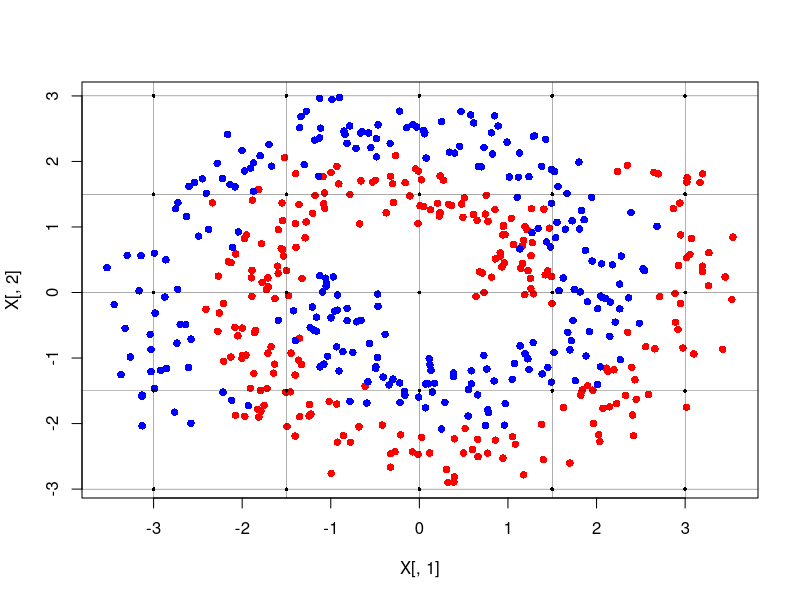
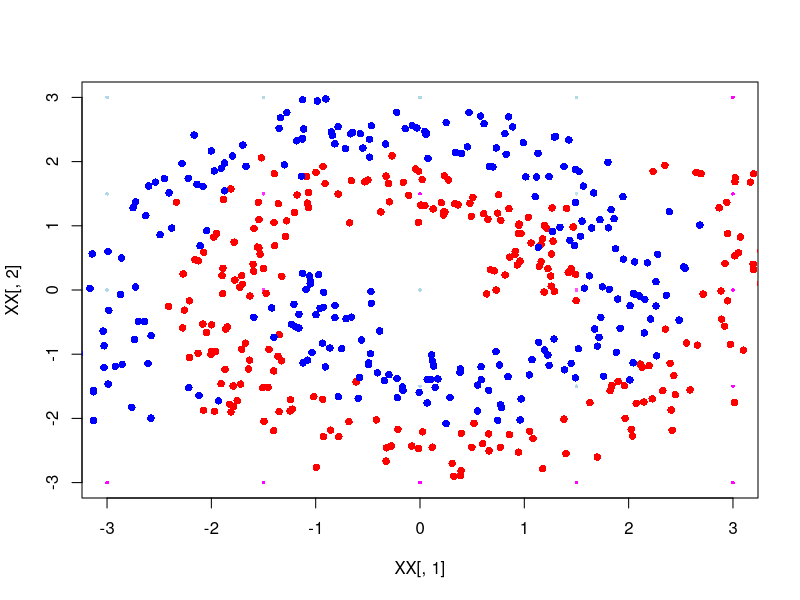
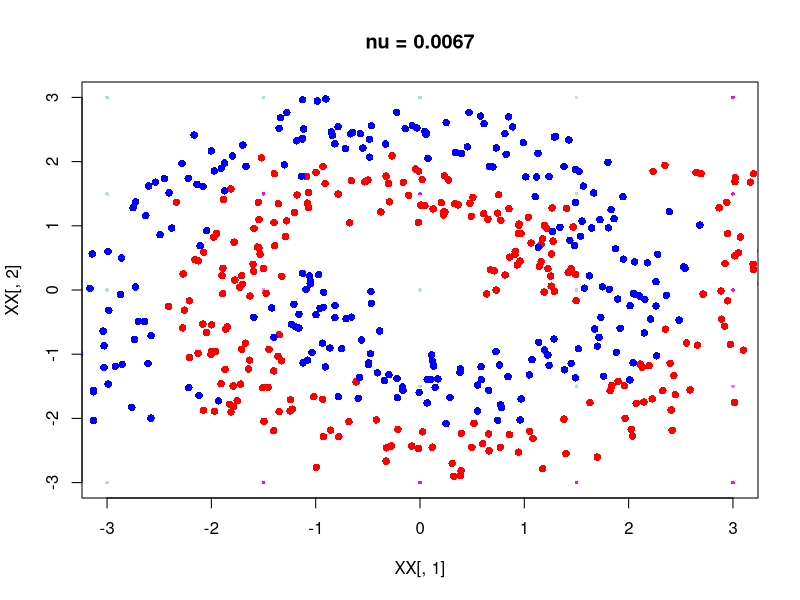
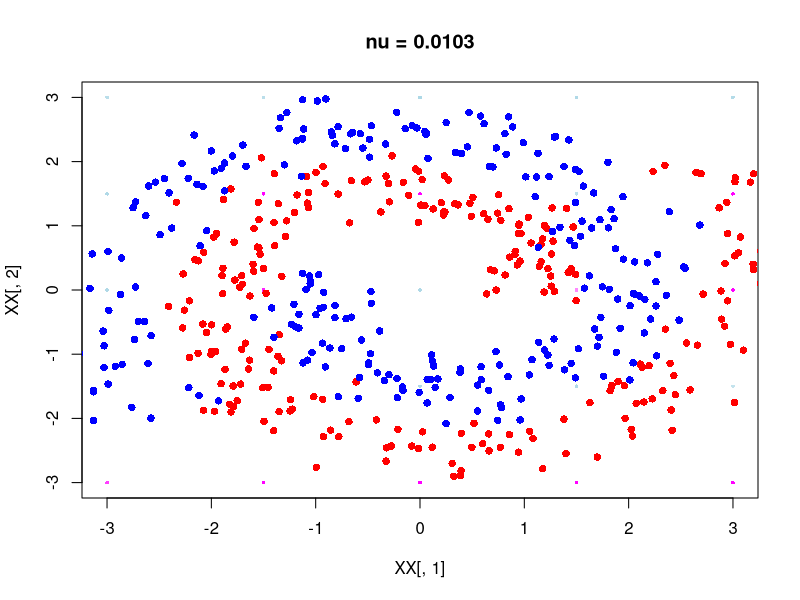
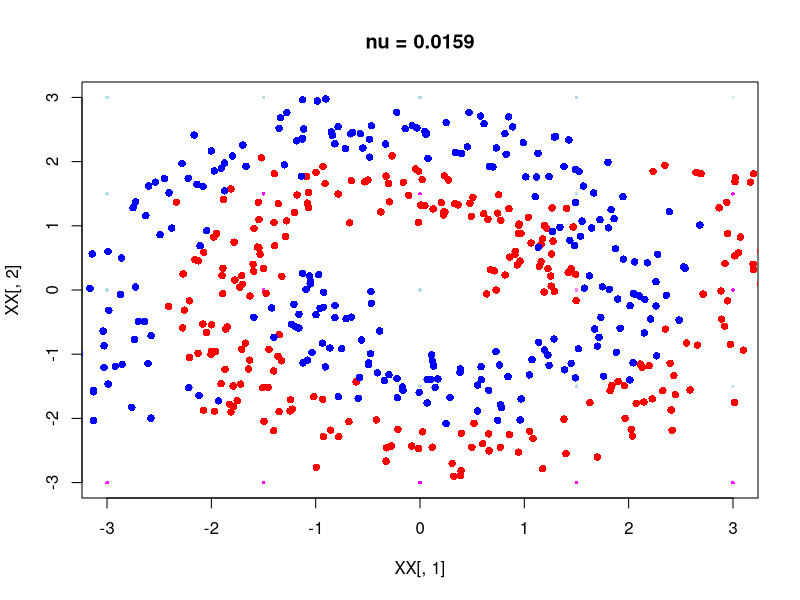
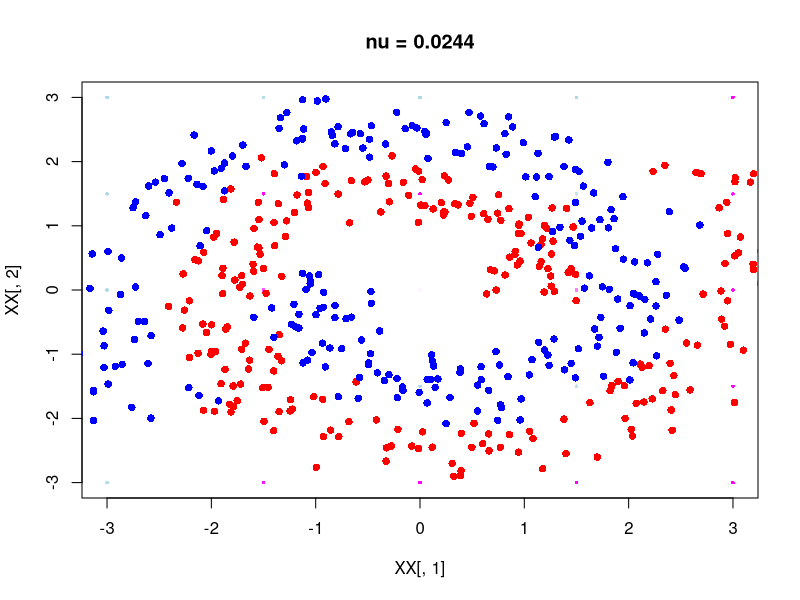
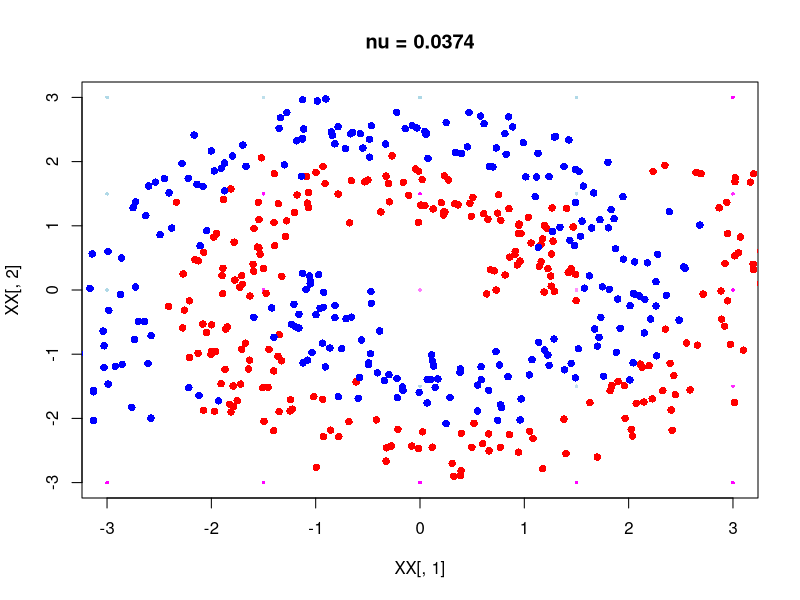
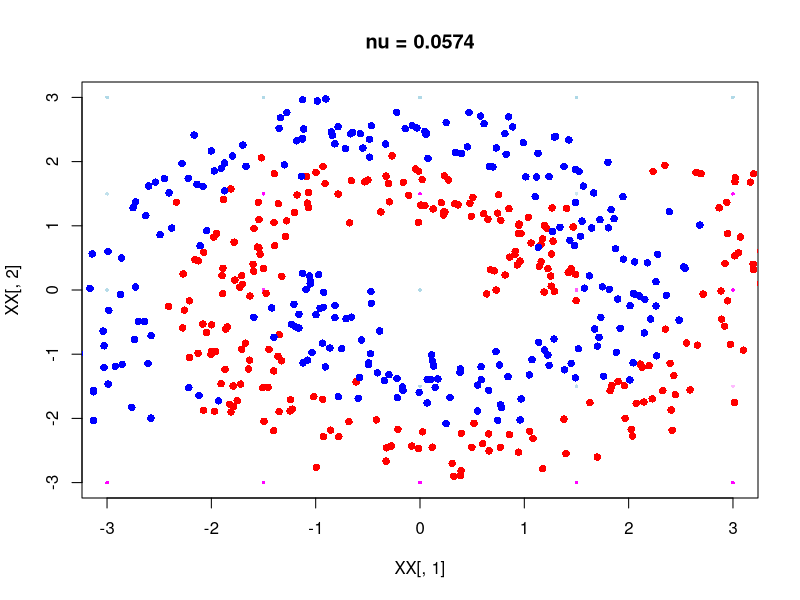

Source code (R) for these figures, in order:
rm(list = ls())
# A Function for creating continuous colour palette. I.e., colour gradient bins and
# associated colours:
library(colorspace)
color.gradient = function(x, colors=c('magenta','white','lightblue'), colsteps=50)
{
  colpal = colorRampPalette(colors)
  return( colpal(colsteps)[ findInterval(x, seq(min(x),max(x), length=colsteps)) ] )
}

# Read in the data and populate a design-matrix + response matrix:
dat = read.table('Spiral_Data_2022.txt',h = T)
X   = as.matrix(dat[,-3])
Y   = as.matrix((dat[,3]==1)*1) # Transform to 0 and 1. 

# Plot the data to see the pattern:
cols = c('red','blue')
plot(X[,2]~X[,1],col = cols[Y+1], pch = 16)


# Specify some appropriate activation functions:
# Hidden layers
sig1 = function(z)
{
  tanh(z) # trust me, bro. (See Lecture 7)
}

# Output layer
sig2 = function(z)
{
  1/(1+exp(-z))  # This one is determined by the data (response). 
}

# Write a function that evaluates a neural network. 
# Takes arguments:
# X     - Design matrix
# Y     - Response matrix
# theta - A vector of parameters
# m     - Number of nodes on the hidden layer
# nu    - A regularisation parameter 

neural_net = function(X,Y,theta,m,nu)
{
   # Infer dimensions:
   N = dim(X)[1]
   p = dim(X)[2]
   q = dim(Y)[2]
   
   d = c(p,m,q)

   # Populate weight and bias matrices:
   index = 1:(d[1]*d[2]) # This is d_0 x d_1 
   W1    = matrix(theta[index],d[1],d[2])     # W1 is a d_0 x d_1 matrix
   index = max(index)+1:(d[2]*d[3]) # This is NEXT d_1 x d_2 elements
   W2    = matrix(theta[index],d[2],d[3])    # W1 is a d_1 x d_2 matrix
   index = max(index)+1:d[2]
   b1    = matrix(theta[index],d[2],1)  # b1 is a d_1 x 1 column vector
   index = max(index)+1:d[3]
   b2    = matrix(theta[index],d[3],1)  # b2 is a d_2 x 1 column vector
   
   ones = matrix(1,N,1) # This is for repeating bias vectors N times
   # Evaluate the updating equation in matrix form
  
     A0 = t(X)
     A1 = sig1(t(W1)%*%A0+b1%*%t(ones))
     A2 = sig2(t(W2)%*%A1+b2%*%t(ones))
  
     Y_hat =  t(A2)
     error = rep(0,N)
     wh0   = which(Y==0)
     wh1   = which(Y==1)
     error[wh0]  = log(1-Y_hat[wh0])
     error[wh1]  = log(Y_hat[wh1])
     
     #error = (Y*log(Y_hat)+(1-Y)*log(1-Y_hat)) # C_i values
     
   # Evaluate an appropriate objective function and return some predictions:
   E1 = -sum(error) # C = sum(C_i) 
   E2 = E1/N+nu/N*(sum(W1^2)+sum(W2^2))
   # Return a list of relevant objects:
   return(list(A2 = A2,A1 = A1, E1 = E1, E2 = E2))
}

# Create an objective function and evaluate it at a random coordinate in the 
# parameter space:
nu  = 0
m   = 10

p     = dim(X)[2] 
q     = dim(Y)[2]
npars = p*m+m*q+m+q
theta_rand = runif(npars,-1,1)


nu = 0
obj_pen = function(pars)
{
  res_model = neural_net(X,Y,pars,m,nu)
  return(res_model$E2) # E2 is the penalised objective!!!
}
obj_pen(theta_rand)

# Fit the neural network using a standard optimizer in R:
res_opt = nlm(obj_pen,theta_rand, iterlim = 1000)
res_opt

# Draw a response curve over the 2D input space to see
# what pattern the neural network predicts
M   = 5
x1  = seq(-3,+3,length = M)
x2  = seq(-3,+3,length = M)
xx1 = rep(x1,M)
xx2 = rep(x2,each = M)

abline(h= x2,v = x1, lwd = 0.3)

points(xx2~xx1,pch = 16, cex = 0.5)


XX = cbind(xx1,xx2)
YY = cbind(rep(1,M^2))
res_fitted = neural_net(XX,YY,res_opt$estimate,m,nu)

plot(XX[,2]~XX[,1],col = color.gradient(res_fitted$A2),pch = 16,cex = 0.5)
points(X[,2]~X[,1], col = cols[Y+1], pch = 16)


#===========================================================
# Validation Analysis
#===========================================================
set.seed(2)
N       = dim(X)[1]
set     = sample(1:N,0.8*N,replace = FALSE)
X_train = X[set,,drop = FALSE] #
Y_train = Y[set,,drop = FALSE]
X_val   = X[-set,,drop = FALSE]
Y_val   = Y[-set,,drop = FALSE]

obj_pen = function(pars)
{
  res_model = neural_net(X_train,Y_train,pars,m,nu)  # FIT ON THE TRAINING DATA!!!!
  return(res_model$E2) # E2 is the penalised objective!!!
}

n_nus = 15
nu_seq= exp(seq(-5,1,length = n_nus))
val_error = rep(0,n_nus)
for(i in 1:n_nus)
{
	nu = nu_seq[i] # Pick nu
	res_opt = nlm(obj_pen,theta_rand, iterlim = 1000) # Fit for that nu
	
	res_val      = neural_net(X_val,Y_val,res_opt$estimate,m,0)
  val_error[i] = res_val$E1
  
  print(paste0('Validation run:',i,' nu = ', nu))
  
  res_fitted = neural_net(XX,YY,res_opt$estimate,m,nu)

  plot(XX[,2]~XX[,1],col = color.gradient(res_fitted$A2),pch = 16,cex = 0.5, main = paste0('nu = ',round(nu,4)))
  points(X[,2]~X[,1], col = cols[Y+1], pch = 16)

  
}

plot(val_error~nu_seq, type = 'b',pch = 16)
plot(val_error~log(nu_seq), type = 'b',pch = 16)
